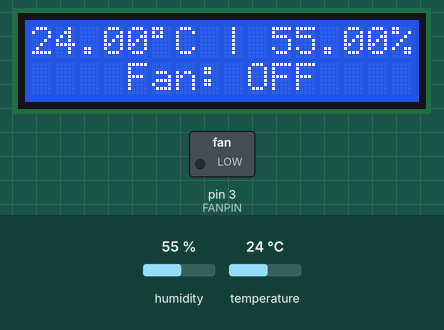
This sketch was run on a simulated Arduino Uno, built with avr-gcc and run on an emulated ATmega328P. Shown: 16×2 character LCD, switched loads named in the sketch (green lamp = pin HIGH). The inputs (shaded band) are chosen by the test bench; at power-on: temperature 24 °C, humidity 55 %.

Above: at 4.2 s.
4.3 s: temperature set to 27.7 °C
At 6.0 s:
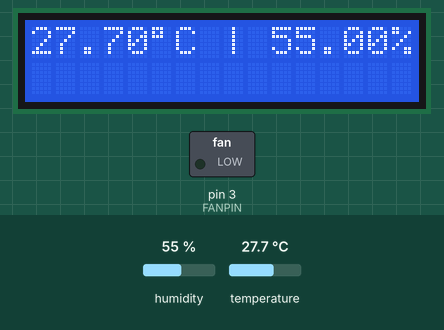
7.0 s: temperature set to 28.4 °C
At 7.5 s:
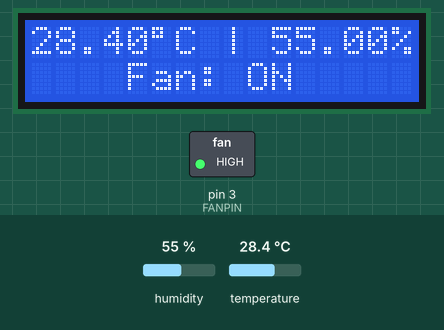
9.7 s: temperature set to 28 °C
At 12.4 s:
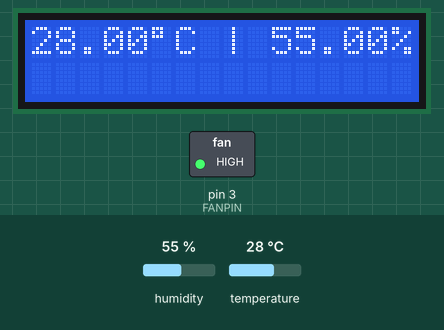
12.7 s: humidity set to 22 %
At 13.9 s:
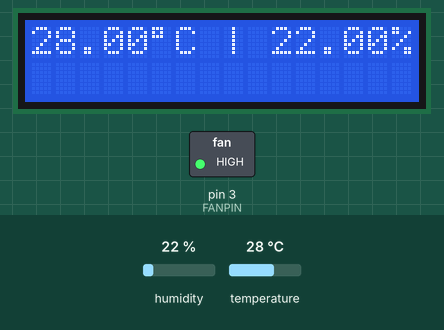
Timing chart, 0 to 15.7 s (numbered marks = the images above; inputs shaded):
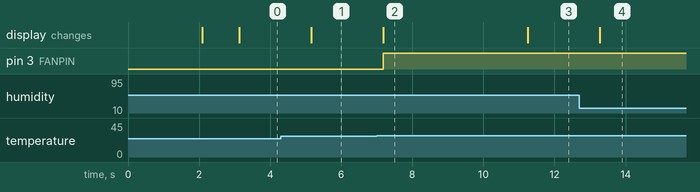

The sketch:

automaticFan.ino
```cpp
#include <Wire.h>
#include <LiquidCrystal_I2C.h>
#include "DHT.h"

// Konfigurasi DHT22
#define DHTPIN 2      // Pin data DHT22 terhubung ke D2
#define DHTTYPE DHT22 // Tipe sensor DHT22
DHT dht(DHTPIN, DHTTYPE);

// Konfigurasi LCD 16x2 dengan I2C
LiquidCrystal_I2C lcd(0x27, 16, 2); // Alamat I2C biasanya 0x27 atau 0x3F

// Konfigurasi Fan
#define FANPIN 3      // Pin kontrol fan terhubung ke D3
#define FAN_ON_TEMP 28 // Temperatur untuk menyalakan fan (°C)
#define FAN_OFF_TEMP 25 // Temperatur untuk mematikan fan (°C)

void setup() {
  // Inisialisasi LCD
  lcd.begin(16, 2); // Tambahkan parameter kolom dan baris
  lcd.backlight();
  lcd.setCursor(0, 0);
  lcd.print("Initialization..");

  // Inisialisasi DHT22
  dht.begin();

  // Inisialisasi Pin Fan
  pinMode(FANPIN, OUTPUT);
  digitalWrite(FANPIN, LOW); // Pastikan fan dimatikan saat mulai

  // Pesan siap
  delay(2000);
  lcd.clear();
  lcd.setCursor(2, 0);
  lcd.print("Automatic Fan");
  delay(1000);
  lcd.clear();
}

void loop() {
  // Baca suhu dan kelembapan
  float suhu = dht.readTemperature();
  float kelembapan = dht.readHumidity();

  // Periksa apakah pembacaan berhasil
  if (isnan(suhu) || isnan(kelembapan)) {
    lcd.clear();
    lcd.setCursor(0, 0);
    lcd.print("Error membaca");
    lcd.setCursor(0, 1);
    lcd.print("sensor!");
    delay(2000);
    return;
  }

  // Tampilkan suhu dan kelembapan di LCD
  lcd.clear();
  lcd.setCursor(0, 0);
  lcd.print(suhu);
  lcd.write(223);
  lcd.print("C ");

  lcd.write(124);

  lcd.setCursor(10, 0);
  lcd.print(kelembapan);
  lcd.print("%");

  // Kontrol Fan berdasarkan suhu
  if (suhu > FAN_ON_TEMP) {
    digitalWrite(FANPIN, HIGH); // Nyalakan fan
    lcd.setCursor(4, 1);
    lcd.print("Fan: ON");
  } else if (suhu < FAN_OFF_TEMP) {
    digitalWrite(FANPIN, LOW); // Matikan fan
    lcd.setCursor(4, 1);
    lcd.print("Fan: OFF");
  }

  // Delay sebelum pembaruan berikutnya
  delay(2000);
}
```

Measured:
- the behaviour switches between 28 and 28.1 °C on temperature (found by bisection; images 1 and 2)
- after the input at 4.3 s, the display: changes after 0.86 s (image 1)
- after the input at 7.0 s, pin 3 (FANPIN): LOW → HIGH after 0.18 s; the display: changes after 0.19 s (image 2)
- after the input at 9.7 s, the display: changes after 1.5 s (image 3)
- after the input at 12.7 s, the display: changes after 0.57 s (image 4)
